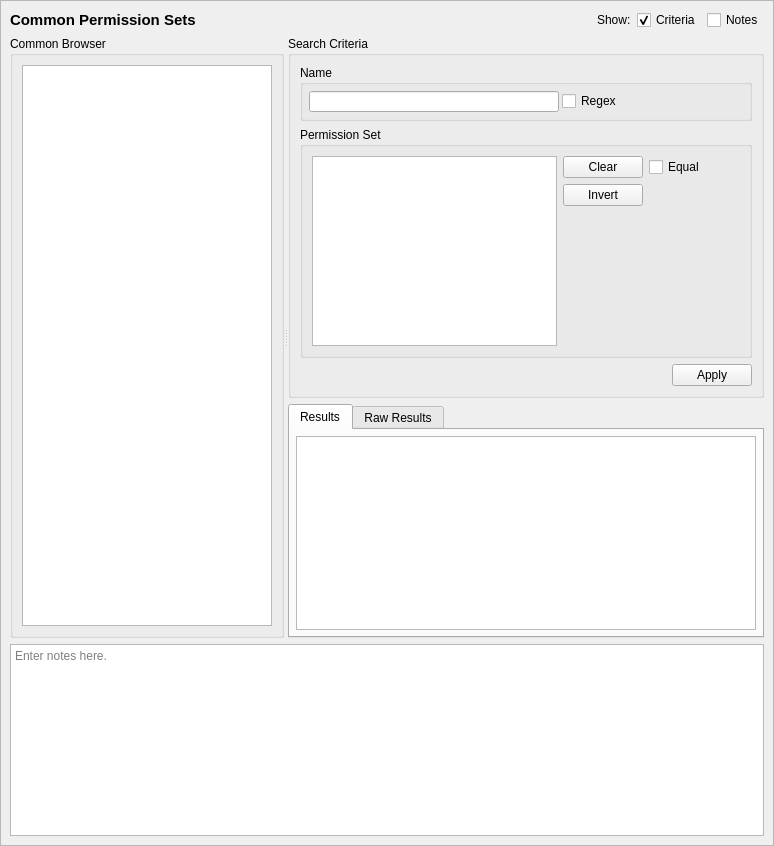
<?xml version="1.0" encoding="UTF-8"?>
<ui version="4.0">
 <class>CommonQueryTab_ui</class>
 <widget class="QScrollArea" name="CommonQueryTab_ui">
  <property name="geometry">
   <rect>
    <x>0</x>
    <y>0</y>
    <width>774</width>
    <height>846</height>
   </rect>
  </property>
  <property name="sizeAdjustPolicy">
   <enum>QAbstractScrollArea::AdjustToContents</enum>
  </property>
  <property name="widgetResizable">
   <bool>true</bool>
  </property>
  <widget class="QWidget" name="contents">
   <property name="geometry">
    <rect>
     <x>0</x>
     <y>0</y>
     <width>772</width>
     <height>844</height>
    </rect>
   </property>
   <property name="minimumSize">
    <size>
     <width>0</width>
     <height>0</height>
    </size>
   </property>
   <layout class="QGridLayout" name="gridLayout_3">
    <item row="0" column="0">
     <widget class="QLabel" name="label">
      <property name="sizePolicy">
       <sizepolicy hsizetype="Preferred" vsizetype="Fixed">
        <horstretch>0</horstretch>
        <verstretch>0</verstretch>
       </sizepolicy>
      </property>
      <property name="maximumSize">
       <size>
        <width>16777215</width>
        <height>20</height>
       </size>
      </property>
      <property name="font">
       <font>
        <pointsize>11</pointsize>
        <weight>75</weight>
        <bold>true</bold>
       </font>
      </property>
      <property name="text">
       <string>Common Permission Sets</string>
      </property>
     </widget>
    </item>
    <item row="3" column="0" colspan="5">
     <widget class="QTextEdit" name="notes">
      <property name="minimumSize">
       <size>
        <width>0</width>
        <height>80</height>
       </size>
      </property>
      <property name="toolTip">
       <string>Optionally enter notes here about the query.</string>
      </property>
      <property name="placeholderText">
       <string>Enter notes here.</string>
      </property>
     </widget>
    </item>
    <item row="0" column="1">
     <spacer name="horizontalSpacer">
      <property name="orientation">
       <enum>Qt::Horizontal</enum>
      </property>
      <property name="sizeHint" stdset="0">
       <size>
        <width>440</width>
        <height>20</height>
       </size>
      </property>
     </spacer>
    </item>
    <item row="0" column="2">
     <widget class="QLabel" name="label_2">
      <property name="text">
       <string>Show:</string>
      </property>
     </widget>
    </item>
    <item row="0" column="3">
     <widget class="QCheckBox" name="criteria_expander">
      <property name="toolTip">
       <string>Show or hide the search criteria (no settings are lost)</string>
      </property>
      <property name="text">
       <string>Criteria</string>
      </property>
      <property name="checked">
       <bool>true</bool>
      </property>
     </widget>
    </item>
    <item row="0" column="4">
     <widget class="QCheckBox" name="notes_expander">
      <property name="toolTip">
       <string>Show or hide the notes field (no data is lost)</string>
      </property>
      <property name="text">
       <string>Notes</string>
      </property>
     </widget>
    </item>
    <item row="1" column="0" rowspan="2" colspan="5">
     <widget class="QSplitter" name="splitter">
      <property name="sizePolicy">
       <sizepolicy hsizetype="Expanding" vsizetype="Preferred">
        <horstretch>0</horstretch>
        <verstretch>1</verstretch>
       </sizepolicy>
      </property>
      <property name="orientation">
       <enum>Qt::Horizontal</enum>
      </property>
      <widget class="QGroupBox" name="browser_groupBox">
       <property name="title">
        <string>Common Browser</string>
       </property>
       <layout class="QGridLayout" name="gridLayout">
        <item row="0" column="0">
         <widget class="GetDetailsListView" name="commons"/>
        </item>
       </layout>
      </widget>
      <widget class="QWidget" name="verticalLayoutWidget">
       <layout class="QVBoxLayout" name="verticalLayout">
        <item>
         <widget class="QGroupBox" name="criteria_frame">
          <property name="sizePolicy">
           <sizepolicy hsizetype="Preferred" vsizetype="Preferred">
            <horstretch>0</horstretch>
            <verstretch>0</verstretch>
           </sizepolicy>
          </property>
          <property name="maximumSize">
           <size>
            <width>16777215</width>
            <height>16777215</height>
           </size>
          </property>
          <property name="title">
           <string>Search Criteria</string>
          </property>
          <layout class="QGridLayout" name="gridLayout_2">
           <item row="1" column="0" rowspan="4" colspan="2">
            <widget class="QGroupBox" name="perms_criteria">
             <property name="title">
              <string>Permission Set</string>
             </property>
             <layout class="QGridLayout" name="gridLayout_4">
              <item row="0" column="0" rowspan="3">
               <widget class="QListView" name="perms">
                <property name="sizePolicy">
                 <sizepolicy hsizetype="Expanding" vsizetype="Preferred">
                  <horstretch>0</horstretch>
                  <verstretch>0</verstretch>
                 </sizepolicy>
                </property>
                <property name="maximumSize">
                 <size>
                  <width>250</width>
                  <height>16777215</height>
                 </size>
                </property>
                <property name="toolTip">
                 <string>A matching common will have the selected permissions.</string>
                </property>
                <property name="selectionMode">
                 <enum>QAbstractItemView::ExtendedSelection</enum>
                </property>
               </widget>
              </item>
              <item row="0" column="1">
               <widget class="QPushButton" name="clear_perms">
                <property name="text">
                 <string>Clear</string>
                </property>
               </widget>
              </item>
              <item row="0" column="2">
               <widget class="QCheckBox" name="perms_equal">
                <property name="toolTip">
                 <string>A matching common will a permission set equal to the selected permissions.</string>
                </property>
                <property name="text">
                 <string>Equal</string>
                </property>
               </widget>
              </item>
              <item row="0" column="3">
               <spacer name="horizontalSpacer_5">
                <property name="orientation">
                 <enum>Qt::Horizontal</enum>
                </property>
                <property name="sizeHint" stdset="0">
                 <size>
                  <width>40</width>
                  <height>20</height>
                 </size>
                </property>
               </spacer>
              </item>
              <item row="1" column="1">
               <widget class="QPushButton" name="invert_perms">
                <property name="text">
                 <string>Invert</string>
                </property>
               </widget>
              </item>
              <item row="2" column="1">
               <spacer name="verticalSpacer">
                <property name="orientation">
                 <enum>Qt::Vertical</enum>
                </property>
                <property name="sizeHint" stdset="0">
                 <size>
                  <width>20</width>
                  <height>40</height>
                 </size>
                </property>
               </spacer>
              </item>
             </layout>
            </widget>
           </item>
           <item row="5" column="1">
            <widget class="QDialogButtonBox" name="buttonBox">
             <property name="standardButtons">
              <set>QDialogButtonBox::Apply</set>
             </property>
            </widget>
           </item>
           <item row="0" column="0" colspan="2">
            <widget class="QGroupBox" name="name_criteria">
             <property name="maximumSize">
              <size>
               <width>16777215</width>
               <height>120</height>
              </size>
             </property>
             <property name="title">
              <string>Name</string>
             </property>
             <layout class="QGridLayout" name="gridLayout_8">
              <property name="leftMargin">
               <number>6</number>
              </property>
              <property name="topMargin">
               <number>6</number>
              </property>
              <property name="rightMargin">
               <number>6</number>
              </property>
              <property name="bottomMargin">
               <number>6</number>
              </property>
              <property name="spacing">
               <number>3</number>
              </property>
              <item row="0" column="1">
               <widget class="QLineEdit" name="name">
                <property name="sizePolicy">
                 <sizepolicy hsizetype="Expanding" vsizetype="Fixed">
                  <horstretch>0</horstretch>
                  <verstretch>0</verstretch>
                 </sizepolicy>
                </property>
                <property name="minimumSize">
                 <size>
                  <width>150</width>
                  <height>20</height>
                 </size>
                </property>
                <property name="maximumSize">
                 <size>
                  <width>250</width>
                  <height>16777215</height>
                 </size>
                </property>
               </widget>
              </item>
              <item row="0" column="2">
               <widget class="QCheckBox" name="name_regex">
                <property name="toolTip">
                 <string>Use regular expressions to match the role's name.</string>
                </property>
                <property name="text">
                 <string>Regex</string>
                </property>
               </widget>
              </item>
             </layout>
            </widget>
           </item>
          </layout>
         </widget>
        </item>
        <item>
         <widget class="QTabWidget" name="results_frame">
          <property name="sizePolicy">
           <sizepolicy hsizetype="Preferred" vsizetype="MinimumExpanding">
            <horstretch>0</horstretch>
            <verstretch>1</verstretch>
           </sizepolicy>
          </property>
          <property name="currentIndex">
           <number>0</number>
          </property>
          <widget class="QWidget" name="table_page">
           <property name="sizePolicy">
            <sizepolicy hsizetype="Preferred" vsizetype="MinimumExpanding">
             <horstretch>0</horstretch>
             <verstretch>0</verstretch>
            </sizepolicy>
           </property>
           <attribute name="title">
            <string>Results</string>
           </attribute>
           <layout class="QVBoxLayout" name="verticalLayout_3">
            <property name="leftMargin">
             <number>6</number>
            </property>
            <property name="topMargin">
             <number>6</number>
            </property>
            <property name="rightMargin">
             <number>6</number>
            </property>
            <property name="bottomMargin">
             <number>6</number>
            </property>
            <item>
             <widget class="QTableView" name="table_results">
              <property name="sizePolicy">
               <sizepolicy hsizetype="Expanding" vsizetype="MinimumExpanding">
                <horstretch>0</horstretch>
                <verstretch>0</verstretch>
               </sizepolicy>
              </property>
              <property name="sizeAdjustPolicy">
               <enum>QAbstractScrollArea::AdjustIgnored</enum>
              </property>
              <property name="alternatingRowColors">
               <bool>true</bool>
              </property>
              <property name="sortingEnabled">
               <bool>true</bool>
              </property>
             </widget>
            </item>
           </layout>
          </widget>
          <widget class="QWidget" name="raw_page">
           <property name="sizePolicy">
            <sizepolicy hsizetype="Preferred" vsizetype="MinimumExpanding">
             <horstretch>0</horstretch>
             <verstretch>0</verstretch>
            </sizepolicy>
           </property>
           <attribute name="title">
            <string>Raw Results</string>
           </attribute>
           <layout class="QVBoxLayout" name="verticalLayout_2">
            <property name="leftMargin">
             <number>6</number>
            </property>
            <property name="topMargin">
             <number>6</number>
            </property>
            <property name="rightMargin">
             <number>6</number>
            </property>
            <property name="bottomMargin">
             <number>6</number>
            </property>
            <item>
             <widget class="QPlainTextEdit" name="raw_results">
              <property name="sizePolicy">
               <sizepolicy hsizetype="Expanding" vsizetype="MinimumExpanding">
                <horstretch>0</horstretch>
                <verstretch>0</verstretch>
               </sizepolicy>
              </property>
              <property name="minimumSize">
               <size>
                <width>0</width>
                <height>0</height>
               </size>
              </property>
              <property name="font">
               <font>
                <family>Monospace</family>
               </font>
              </property>
              <property name="documentTitle">
               <string/>
              </property>
              <property name="lineWrapMode">
               <enum>QPlainTextEdit::NoWrap</enum>
              </property>
              <property name="readOnly">
               <bool>true</bool>
              </property>
             </widget>
            </item>
           </layout>
          </widget>
         </widget>
        </item>
       </layout>
      </widget>
     </widget>
    </item>
   </layout>
   <zorder>splitter</zorder>
   <zorder>notes</zorder>
   <zorder>label</zorder>
   <zorder>label_2</zorder>
   <zorder>horizontalSpacer</zorder>
   <zorder>criteria_expander</zorder>
   <zorder>notes_expander</zorder>
  </widget>
 </widget>
 <customwidgets>
  <customwidget>
   <class>GetDetailsListView</class>
   <extends>QListView</extends>
   <header>setoolsgui/getdetailslist.h</header>
  </customwidget>
 </customwidgets>
 <tabstops>
  <tabstop>criteria_expander</tabstop>
  <tabstop>notes_expander</tabstop>
  <tabstop>commons</tabstop>
  <tabstop>name</tabstop>
  <tabstop>name_regex</tabstop>
  <tabstop>perms</tabstop>
  <tabstop>clear_perms</tabstop>
  <tabstop>invert_perms</tabstop>
  <tabstop>perms_equal</tabstop>
  <tabstop>results_frame</tabstop>
  <tabstop>table_results</tabstop>
  <tabstop>raw_results</tabstop>
  <tabstop>notes</tabstop>
 </tabstops>
 <resources/>
 <connections>
  <connection>
   <sender>notes_expander</sender>
   <signal>toggled(bool)</signal>
   <receiver>notes</receiver>
   <slot>setVisible(bool)</slot>
   <hints>
    <hint type="sourcelabel">
     <x>732</x>
     <y>20</y>
    </hint>
    <hint type="destinationlabel">
     <x>386</x>
     <y>754</y>
    </hint>
   </hints>
  </connection>
  <connection>
   <sender>criteria_expander</sender>
   <signal>toggled(bool)</signal>
   <receiver>criteria_frame</receiver>
   <slot>setVisible(bool)</slot>
   <hints>
    <hint type="sourcelabel">
     <x>583</x>
     <y>20</y>
    </hint>
    <hint type="destinationlabel">
     <x>496</x>
     <y>226</y>
    </hint>
   </hints>
  </connection>
  <connection>
   <sender>clear_perms</sender>
   <signal>clicked()</signal>
   <receiver>perms</receiver>
   <slot>clearSelection()</slot>
   <hints>
    <hint type="sourcelabel">
     <x>592</x>
     <y>216</y>
    </hint>
    <hint type="destinationlabel">
     <x>442</x>
     <y>276</y>
    </hint>
   </hints>
  </connection>
 </connections>
</ui>
